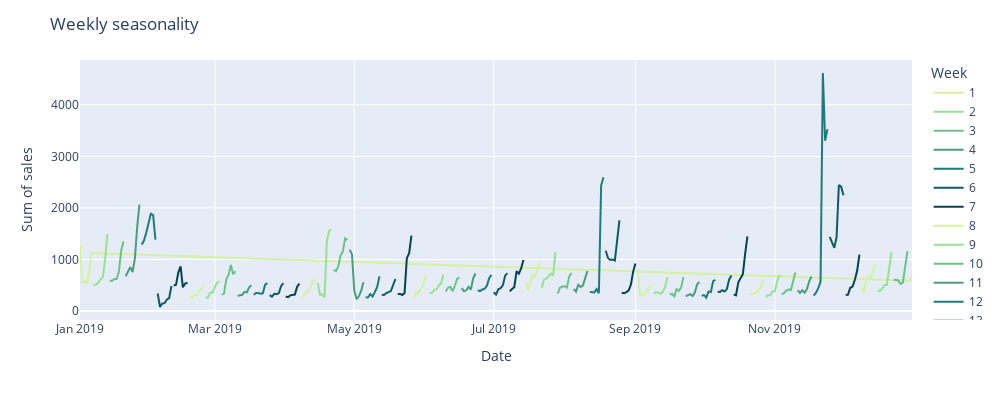

Notebook code cell kept with this figure:
### Markdown cell above
### Seasonality

### Code cell
ts = ts_company.loc['2019']
fig = px.line(ts,
              color=ts.index.isocalendar().week,
              width=1000, height=400,
              color_discrete_sequence=px.colors.sequential.Emrld
              )

fig.update_layout(title_text='Weekly seasonality',
                  legend_title_text='Week')
fig.update_xaxes(title='Date')
fig.update_yaxes(title='Sum of sales')

fig.show()

### Figure 1 — Plotly figure (JSON) as saved in the notebook; plotly's stock layout.template omitted (floating-point values rounded to 4 significant figures)
{"data": [{"hovertemplate": "color=1<br>variable=sales<br>date=%{x}<br>value=%{y}<extra></extra>", "legendgroup": "1", "line": {"color": "rgb(211, 242, 163)", "dash": "solid"}, "marker": {"symbol": "circle"}, "mode": "lines", "name": "1", "orientation": "v", "showlegend": true, "type": "scatter", "x": ["2019-01-01T00:00:00", "2019-01-02T00:00:00", "2019-01-03T00:00:00", "2019-01-04T00:00:00", "2019-01-05T00:00:00", "2019-01-06T00:00:00", "2019-12-30T00:00:00", "2019-12-31T00:00:00"], "xaxis": "x", "y": [1284.0, 554.6, 581.0, 521.8, 755.8, 1124.0, 585.4, 671.4], "yaxis": "y"}, {"hovertemplate": "color=2<br>variable=sales<br>date=%{x}<br>value=%{y}<extra></extra>", "legendgroup": "2", "line": {"color": "rgb(151, 225, 150)", "dash": "solid"}, "marker": {"symbol": "circle"}, "mode": "lines", "name": "2", "orientation": "v", "showlegend": true, "type": "scatter", "x": ["2019-01-07T00:00:00", "2019-01-08T00:00:00", "2019-01-09T00:00:00", "2019-01-10T00:00:00", "2019-01-11T00:00:00", "2019-01-12T00:00:00", "2019-01-13T00:00:00"], "xaxis": "x", "y": [491.1, 513.0, 553.5, 619.9, 654.0, 1008.0, 1495.0], "yaxis": "y"}, {"hovertemplate": "color=3<br>variable=sales<br>date=%{x}<br>value=%{y}<extra></extra>", "legendgroup": "3", "line": {"color": "rgb(108, 192, 139)", "dash": "solid"}, "marker": {"symbol": "circle"}, "mode": "lines", "name": "3", "orientation": "v", "showlegend": true, "type": "scatter", "x": ["2019-01-14T00:00:00", "2019-01-15T00:00:00", "2019-01-16T00:00:00", "2019-01-17T00:00:00", "2019-01-18T00:00:00", "2019-01-19T00:00:00", "2019-01-20T00:00:00"], "xaxis": "x", "y": [587.1, 585.3, 622.9, 622.4, 760.9, 1164.0, 1349.0], "yaxis": "y"}, {"hovertemplate": "color=4<br>variable=sales<br>date=%{x}<br>value=%{y}<extra></extra>", "legendgroup": "4", "line": {"color": "rgb(76, 155, 130)", "dash": "solid"}, "marker": {"symbol": "circle"}, "mode": "lines", "name": "4", "orientation": "v", "showlegend": true, "type": "scatter", "x": ["2019-01-21T00:00:00", "2019-01-22T00:00:00", "2019-01-23T00:00:00", "2019-01-24T00:00:00", "2019-01-25T00:00:00", "2019-01-26T00:00:00", "2019-01-27T00:00:00"], "xaxis": "x", "y": [674.6, 756.8, 852.9, 755.1, 1016.0, 1617.0, 2067.0], "yaxis": "y"}, {"hovertemplate": "color=5<br>variable=sales<br>date=%{x}<br>value=%{y}<extra></extra>", "legendgroup": "5", "line": {"color": "rgb(33, 122, 121)", "dash": "solid"}, "marker": {"symbol": "circle"}, "mode": "lines", "name": "5", "orientation": "v", "showlegend": true, "type": "scatter", "x": ["2019-01-28T00:00:00", "2019-01-29T00:00:00", "2019-01-30T00:00:00", "2019-01-31T00:00:00", "2019-02-01T00:00:00", "2019-02-02T00:00:00", "2019-02-03T00:00:00"], "xaxis": "x", "y": [1292.0, 1366.0, 1524.0, 1728.0, 1886.0, 1859.0, 1384.0], "yaxis": "y"}, {"hovertemplate": "color=6<br>variable=sales<br>date=%{x}<br>value=%{y}<extra></extra>", "legendgroup": "6", "line": {"color": "rgb(16, 89, 101)", "dash": "solid"}, "marker": {"symbol": "circle"}, "mode": "lines", "name": "6", "orientation": "v", "showlegend": true, "type": "scatter", "x": ["2019-02-04T00:00:00", "2019-02-05T00:00:00", "2019-02-06T00:00:00", "2019-02-07T00:00:00", "2019-02-08T00:00:00", "2019-02-09T00:00:00", "2019-02-10T00:00:00"], "xaxis": "x", "y": [339.4, 78.2, 145.5, 151.8, 225.6, 247.6, 485.0], "yaxis": "y"}, {"hovertemplate": "color=7<br>variable=sales<br>date=%{x}<br>value=%{y}<extra></extra>", "legendgroup": "7", "line": {"color": "rgb(7, 64, 80)", "dash": "solid"}, "marker": {"symbol": "circle"}, "mode": "lines", "name": "7", "orientation": "v", "showlegend": true, "type": "scatter", "x": ["2019-02-11T00:00:00", "2019-02-12T00:00:00", "2019-02-13T00:00:00", "2019-02-14T00:00:00", "2019-02-15T00:00:00", "2019-02-16T00:00:00", "2019-02-17T00:00:00"], "xaxis": "x", "y": [492.5, 508.7, 745.4, 864.9, 459.8, 533.8, 549.0], "yaxis": "y"}, {"hovertemplate": "color=8<br>variable=sales<br>date=%{x}<br>value=%{y}<extra></extra>", "legendgroup": "8", "line": {"color": "rgb(211, 242, 163)", "dash": "solid"}, "marker": {"symbol": "circle"}, "mode": "lines", "name": "8", "orientation": "v", "showlegend": true, "type": "scatter", "x": ["2019-02-18T00:00:00", "2019-02-19T00:00:00", "2019-02-20T00:00:00", "2019-02-21T00:00:00", "2019-02-22T00:00:00", "2019-02-23T00:00:00", "2019-02-24T00:00:00"], "xaxis": "x", "y": [287.4, 260.3, 323.8, 299.2, 378.5, 423.8, 474.8], "yaxis": "y"}, {"hovertemplate": "color=9<br>variable=sales<br>date=%{x}<br>value=%{y}<extra></extra>", "legendgroup": "9", "line": {"color": "rgb(151, 225, 150)", "dash": "solid"}, "marker": {"symbol": "circle"}, "mode": "lines", "name": "9", "orientation": "v", "showlegend": true, "type": "scatter", "x": ["2019-02-25T00:00:00", "2019-02-26T00:00:00", "2019-02-27T00:00:00", "2019-02-28T00:00:00", "2019-03-01T00:00:00", "2019-03-02T00:00:00", "2019-03-03T00:00:00"], "xaxis": "x", "y": [255.1, 266.4, 360.2, 355.6, 468.6, 550.2, 577.0], "yaxis": "y"}, {"hovertemplate": "color=10<br>variable=sales<br>date=%{x}<br>value=%{y}<extra></extra>", "legendgroup": "10", "line": {"color": "rgb(108, 192, 139)", "dash": "solid"}, "marker": {"symbol": "circle"}, "mode": "lines", "name": "10", "orientation": "v", "showlegend": true, "type": "scatter", "x": ["2019-03-04T00:00:00", "2019-03-05T00:00:00", "2019-03-06T00:00:00", "2019-03-07T00:00:00", "2019-03-08T00:00:00", "2019-03-09T00:00:00", "2019-03-10T00:00:00"], "xaxis": "x", "y": [318.5, 337.9, 613.4, 699.5, 894.9, 715.5, 771.6], "yaxis": "y"}, {"hovertemplate": "color=11<br>variable=sales<br>date=%{x}<br>value=%{y}<extra></extra>", "legendgroup": "11", "line": {"color": "rgb(76, 155, 130)", "dash": "solid"}, "marker": {"symbol": "circle"}, "mode": "lines", "name": "11", "orientation": "v", "showlegend": true, "type": "scatter", "x": ["2019-03-11T00:00:00", "2019-03-12T00:00:00", "2019-03-13T00:00:00", "2019-03-14T00:00:00", "2019-03-15T00:00:00", "2019-03-16T00:00:00", "2019-03-17T00:00:00"], "xaxis": "x", "y": [293.6, 298.1, 316.1, 371.3, 361.3, 461.6, 502.1], "yaxis": "y"}, {"hovertemplate": "color=12<br>variable=sales<br>date=%{x}<br>value=%{y}<extra></extra>", "legendgroup": "12", "line": {"color": "rgb(33, 122, 121)", "dash": "solid"}, "marker": {"symbol": "circle"}, "mode": "lines", "name": "12", "orientation": "v", "showlegend": true, "type": "scatter", "x": ["2019-03-18T00:00:00", "2019-03-19T00:00:00", "2019-03-20T00:00:00", "2019-03-21T00:00:00", "2019-03-22T00:00:00", "2019-03-23T00:00:00", "2019-03-24T00:00:00"], "xaxis": "x", "y": [315.0, 349.4, 350.8, 336.0, 343.7, 510.7, 543.9], "yaxis": "y"}, {"hovertemplate": "color=13<br>variable=sales<br>date=%{x}<br>value=%{y}<extra></extra>", "legendgroup": "13", "line": {"color": "rgb(16, 89, 101)", "dash": "solid"}, "marker": {"symbol": "circle"}, "mode": "lines", "name": "13", "orientation": "v", "showlegend": true, "type": "scatter", "x": ["2019-03-25T00:00:00", "2019-03-26T00:00:00", "2019-03-27T00:00:00", "2019-03-28T00:00:00", "2019-03-29T00:00:00", "2019-03-30T00:00:00", "2019-03-31T00:00:00"], "xaxis": "x", "y": [308.9, 277.4, 333.4, 328.2, 349.2, 487.2, 539.8], "yaxis": "y"}, {"hovertemplate": "color=14<br>variable=sales<br>date=%{x}<br>value=%{y}<extra></extra>", "legendgroup": "14", "line": {"color": "rgb(7, 64, 80)", "dash": "solid"}, "marker": {"symbol": "circle"}, "mode": "lines", "name": "14", "orientation": "v", "showlegend": true, "type": "scatter", "x": ["2019-04-01T00:00:00", "2019-04-02T00:00:00", "2019-04-03T00:00:00", "2019-04-04T00:00:00", "2019-04-05T00:00:00", "2019-04-06T00:00:00", "2019-04-07T00:00:00"], "xaxis": "x", "y": [280.8, 267.8, 304.1, 304.9, 319.8, 471.2, 530.6], "yaxis": "y"}, {"hovertemplate": "color=15<br>variable=sales<br>date=%{x}<br>value=%{y}<extra></extra>", "legendgroup": "15", "line": {"color": "rgb(211, 242, 163)", "dash": "solid"}, "marker": {"symbol": "circle"}, "mode": "lines", "name": "15", "orientation": "v", "showlegend": true, "type": "scatter", "x": ["2019-04-08T00:00:00", "2019-04-09T00:00:00", "2019-04-10T00:00:00", "2019-04-11T00:00:00", "2019-04-12T00:00:00", "2019-04-13T00:00:00", "2019-04-14T00:00:00"], "xaxis": "x", "y": [267.3, 293.9, 363.7, 384.3, 464.4, 583.9, 607.9], "yaxis": "y"}, {"hovertemplate": "color=16<br>variable=sales<br>date=%{x}<br>value=%{y}<extra></extra>", "legendgroup": "16", "line": {"color": "rgb(151, 225, 150)", "dash": "solid"}, "marker": {"symbol": "circle"}, "mode": "lines", "name": "16", "orientation": "v", "showlegend": true, "type": "scatter", "x": ["2019-04-15T00:00:00", "2019-04-16T00:00:00", "2019-04-17T00:00:00", "2019-04-18T00:00:00", "2019-04-19T00:00:00", "2019-04-20T00:00:00", "2019-04-21T00:00:00"], "xaxis": "x", "y": [546.1, 315.9, 325.4, 266.2, 1356.0, 1559.0, 1581.0], "yaxis": "y"}, {"hovertemplate": "color=17<br>variable=sales<br>date=%{x}<br>value=%{y}<extra></extra>", "legendgroup": "17", "line": {"color": "rgb(108, 192, 139)", "dash": "solid"}, "marker": {"symbol": "circle"}, "mode": "lines", "name": "17", "orientation": "v", "showlegend": true, "type": "scatter", "x": ["2019-04-22T00:00:00", "2019-04-23T00:00:00", "2019-04-24T00:00:00", "2019-04-25T00:00:00", "2019-04-26T00:00:00", "2019-04-27T00:00:00", "2019-04-28T00:00:00"], "xaxis": "x", "y": [796.5, 773.2, 865.3, 1081.0, 1158.0, 1410.0, 1377.0], "yaxis": "y"}, {"hovertemplate": "color=18<br>variable=sales<br>date=%{x}<br>value=%{y}<extra></extra>", "legendgroup": "18", "line": {"color": "rgb(76, 155, 130)", "dash": "solid"}, "marker": {"symbol": "circle"}, "mode": "lines", "name": "18", "orientation": "v", "showlegend": true, "type": "scatter", "x": ["2019-04-29T00:00:00", "2019-04-30T00:00:00", "2019-05-01T00:00:00", "2019-05-02T00:00:00", "2019-05-03T00:00:00", "2019-05-04T00:00:00", "2019-05-05T00:00:00"], "xaxis": "x", "y": [1192.0, 1099.0, 395.5, 231.0, 285.2, 389.6, 557.2], "yaxis": "y"}, {"hovertemplate": "color=19<br>variable=sales<br>date=%{x}<br>value=%{y}<extra></extra>", "legendgroup": "19", "line": {"color": "rgb(33, 122, 121)", "dash": "solid"}, "marker": {"symbol": "circle"}, "mode": "lines", "name": "19", "orientation": "v", "showlegend": true, "type": "scatter", "x": ["2019-05-06T00:00:00", "2019-05-07T00:00:00", "2019-05-08T00:00:00", "2019-05-09T00:00:00", "2019-05-10T00:00:00", "2019-05-11T00:00:00", "2019-05-12T00:00:00"], "xaxis": "x", "y": [261.1, 267.3, 327.4, 281.1, 368.3, 461.3, 672.5], "yaxis": "y"}, {"hovertemplate": "color=20<br>variable=sales<br>date=%{x}<br>value=%{y}<extra></extra>", "legendgroup": "20", "line": {"color": "rgb(16, 89, 101)", "dash": "solid"}, "marker": {"symbol": "circle"}, "mode": "lines", "name": "20", "orientation": "v", "showlegend": true, "type": "scatter", "x": ["2019-05-13T00:00:00", "2019-05-14T00:00:00", "2019-05-15T00:00:00", "2019-05-16T00:00:00", "2019-05-17T00:00:00", "2019-05-18T00:00:00", "2019-05-19T00:00:00"], "xaxis": "x", "y": [315.2, 312.6, 349.8, 364.1, 386.8, 504.5, 621.5], "yaxis": "y"}, {"hovertemplate": "color=21<br>variable=sales<br>date=%{x}<br>value=%{y}<extra></extra>", "legendgroup": "21", "line": {"color": "rgb(7, 64, 80)", "dash": "solid"}, "marker": {"symbol": "circle"}, "mode": "lines", "name": "21", "orientation": "v", "showlegend": true, "type": "scatter", "x": ["2019-05-20T00:00:00", "2019-05-21T00:00:00", "2019-05-22T00:00:00", "2019-05-23T00:00:00", "2019-05-24T00:00:00", "2019-05-25T00:00:00", "2019-05-26T00:00:00"], "xaxis": "x", "y": [331.2, 332.2, 310.9, 347.9, 1028.0, 1120.0, 1463.0], "yaxis": "y"}, {"hovertemplate": "color=22<br>variable=sales<br>date=%{x}<br>value=%{y}<extra></extra>", "legendgroup": "22", "line": {"color": "rgb(211, 242, 163)", "dash": "solid"}, "marker": {"symbol": "circle"}, "mode": "lines", "name": "22", "orientation": "v", "showlegend": true, "type": "scatter", "x": ["2019-05-27T00:00:00", "2019-05-28T00:00:00", "2019-05-29T00:00:00", "2019-05-30T00:00:00", "2019-05-31T00:00:00", "2019-06-01T00:00:00", "2019-06-02T00:00:00"], "xaxis": "x", "y": [244.2, 363.6, 331.0, 446.7, 472.2, 649.7, 650.1], "yaxis": "y"}, {"hovertemplate": "color=23<br>variable=sales<br>date=%{x}<br>value=%{y}<extra></extra>", "legendgroup": "23", "line": {"color": "rgb(151, 225, 150)", "dash": "solid"}, "marker": {"symbol": "circle"}, "mode": "lines", "name": "23", "orientation": "v", "showlegend": true, "type": "scatter", "x": ["2019-06-03T00:00:00", "2019-06-04T00:00:00", "2019-06-05T00:00:00", "2019-06-06T00:00:00", "2019-06-07T00:00:00", "2019-06-08T00:00:00", "2019-06-09T00:00:00"], "xaxis": "x", "y": [349.3, 355.1, 404.9, 421.8, 492.7, 539.6, 705.1], "yaxis": "y"}, {"hovertemplate": "color=24<br>variable=sales<br>date=%{x}<br>value=%{y}<extra></extra>", "legendgroup": "24", "line": {"color": "rgb(108, 192, 139)", "dash": "solid"}, "marker": {"symbol": "circle"}, "mode": "lines", "name": "24", "orientation": "v", "showlegend": true, "type": "scatter", "x": ["2019-06-10T00:00:00", "2019-06-11T00:00:00", "2019-06-12T00:00:00", "2019-06-13T00:00:00", "2019-06-14T00:00:00", "2019-06-15T00:00:00", "2019-06-16T00:00:00"], "xaxis": "x", "y": [378.9, 453.2, 472.3, 383.6, 490.0, 622.1, 653.5], "yaxis": "y"}, {"hovertemplate": "color=25<br>variable=sales<br>date=%{x}<br>value=%{y}<extra></extra>", "legendgroup": "25", "line": {"color": "rgb(76, 155, 130)", "dash": "solid"}, "marker": {"symbol": "circle"}, "mode": "lines", "name": "25", "orientation": "v", "showlegend": true, "type": "scatter", "x": ["2019-06-17T00:00:00", "2019-06-18T00:00:00", "2019-06-19T00:00:00", "2019-06-20T00:00:00", "2019-06-21T00:00:00", "2019-06-22T00:00:00", "2019-06-23T00:00:00"], "xaxis": "x", "y": [445.3, 383.5, 402.1, 468.5, 417.8, 630.4, 728.3], "yaxis": "y"}, {"hovertemplate": "color=26<br>variable=sales<br>date=%{x}<br>value=%{y}<extra></extra>", "legendgroup": "26", "line": {"color": "rgb(33, 122, 121)", "dash": "solid"}, "marker": {"symbol": "circle"}, "mode": "lines", "name": "26", "orientation": "v", "showlegend": true, "type": "scatter", "x": ["2019-06-24T00:00:00", "2019-06-25T00:00:00", "2019-06-26T00:00:00", "2019-06-27T00:00:00", "2019-06-28T00:00:00", "2019-06-29T00:00:00", "2019-06-30T00:00:00"], "xaxis": "x", "y": [401.8, 386.9, 417.1, 430.2, 490.7, 638.8, 700.3], "yaxis": "y"}, {"hovertemplate": "color=27<br>variable=sales<br>date=%{x}<br>value=%{y}<extra></extra>", "legendgroup": "27", "line": {"color": "rgb(16, 89, 101)", "dash": "solid"}, "marker": {"symbol": "circle"}, "mode": "lines", "name": "27", "orientation": "v", "showlegend": true, "type": "scatter", "x": ["2019-07-01T00:00:00", "2019-07-02T00:00:00", "2019-07-03T00:00:00", "2019-07-04T00:00:00", "2019-07-05T00:00:00", "2019-07-06T00:00:00", "2019-07-07T00:00:00"], "xaxis": "x", "y": [363.2, 319.8, 422.8, 444.0, 497.4, 686.9, 735.8], "yaxis": "y"}, {"hovertemplate": "color=28<br>variable=sales<br>date=%{x}<br>value=%{y}<extra></extra>", "legendgroup": "28", "line": {"color": "rgb(7, 64, 80)", "dash": "solid"}, "marker": {"symbol": "circle"}, "mode": "lines", "name": "28", "orientation": "v", "showlegend": true, "type": "scatter", "x": ["2019-07-08T00:00:00", "2019-07-09T00:00:00", "2019-07-10T00:00:00", "2019-07-11T00:00:00", "2019-07-12T00:00:00", "2019-07-13T00:00:00", "2019-07-14T00:00:00"], "xaxis": "x", "y": [385.4, 425.1, 465.0, 772.4, 724.6, 826.5, 990.9], "yaxis": "y"}, {"hovertemplate": "color=29<br>variable=sales<br>date=%{x}<br>value=%{y}<extra></extra>", "legendgroup": "29", "line": {"color": "rgb(211, 242, 163)", "dash": "solid"}, "marker": {"symbol": "circle"}, "mode": "lines", "name": "29", "orientation": "v", "showlegend": true, "type": "scatter", "x": ["2019-07-15T00:00:00", "2019-07-16T00:00:00", "2019-07-17T00:00:00", "2019-07-18T00:00:00", "2019-07-19T00:00:00", "2019-07-20T00:00:00", "2019-07-21T00:00:00"], "xaxis": "x", "y": [557.8, 415.3, 540.7, 724.3, 649.7, 786.8, 938.1], "yaxis": "y"}, {"hovertemplate": "color=30<br>variable=sales<br>date=%{x}<br>value=%{y}<extra></extra>", "legendgroup": "30", "line": {"color": "rgb(151, 225, 150)", "dash": "solid"}, "marker": {"symbol": "circle"}, "mode": "lines", "name": "30", "orientation": "v", "showlegend": true, "type": "scatter", "x": ["2019-07-22T00:00:00", "2019-07-23T00:00:00", "2019-07-24T00:00:00", "2019-07-25T00:00:00", "2019-07-26T00:00:00", "2019-07-27T00:00:00", "2019-07-28T00:00:00"], "xaxis": "x", "y": [453.2, 613.3, 629.8, 678.1, 730.1, 685.9, 1143.0], "yaxis": "y"}, {"hovertemplate": "color=31<br>variable=sales<br>date=%{x}<br>value=%{y}<extra></extra>", "legendgroup": "31", "line": {"color": "rgb(108, 192, 139)", "dash": "solid"}, "marker": {"symbol": "circle"}, "mode": "lines", "name": "31", "orientation": "v", "showlegend": true, "type": "scatter", "x": ["2019-07-29T00:00:00", "2019-07-30T00:00:00", "2019-07-31T00:00:00", "2019-08-01T00:00:00", "2019-08-02T00:00:00", "2019-08-03T00:00:00", "2019-08-04T00:00:00"], "xaxis": "x", "y": [339.1, 452.4, 475.3, 481.1, 453.6, 663.6, 737.7], "yaxis": "y"}, {"hovertemplate": "color=32<br>variable=sales<br>date=%{x}<br>value=%{y}<extra></extra>", "legendgroup": "32", "line": {"color": "rgb(76, 155, 130)", "dash": "solid"}, "marker": {"symbol": "circle"}, "mode": "lines", "name": "32", "orientation": "v", "showlegend": true, "type": "scatter", "x": ["2019-08-05T00:00:00", "2019-08-06T00:00:00", "2019-08-07T00:00:00", "2019-08-08T00:00:00", "2019-08-09T00:00:00", "2019-08-10T00:00:00", "2019-08-11T00:00:00"], "xaxis": "x", "y": [427.0, 377.5, 510.6, 468.1, 493.2, 658.0, 777.2], "yaxis": "y"}, {"hovertemplate": "color=33<br>variable=sales<br>date=%{x}<br>value=%{y}<extra></extra>", "legendgroup": "33", "line": {"color": "rgb(33, 122, 121)", "dash": "solid"}, "marker": {"symbol": "circle"}, "mode": "lines", "name": "33", "orientation": "v", "showlegend": true, "type": "scatter", "x": ["2019-08-12T00:00:00", "2019-08-13T00:00:00", "2019-08-14T00:00:00", "2019-08-15T00:00:00", "2019-08-16T00:00:00", "2019-08-17T00:00:00", "2019-08-18T00:00:00"], "xaxis": "x", "y": [371.8, 373.2, 361.5, 425.5, 343.6, 2434.0, 2596.0], "yaxis": "y"}, {"hovertemplate": "color=34<br>variable=sales<br>date=%{x}<br>value=%{y}<extra></extra>", "legendgroup": "34", "line": {"color": "rgb(16, 89, 101)", "dash": "solid"}, "marker": {"symbol": "circle"}, "mode": "lines", "name": "34", "orientation": "v", "showlegend": true, "type": "scatter", "x": ["2019-08-19T00:00:00", "2019-08-20T00:00:00", "2019-08-21T00:00:00", "2019-08-22T00:00:00", "2019-08-23T00:00:00", "2019-08-24T00:00:00", "2019-08-25T00:00:00"], "xaxis": "x", "y": [1169.0, 1029.0, 991.1, 998.5, 980.6, 1418.0, 1758.0], "yaxis": "y"}, {"hovertemplate": "color=35<br>variable=sales<br>date=%{x}<br>value=%{y}<extra></extra>", "legendgroup": "35", "line": {"color": "rgb(7, 64, 80)", "dash": "solid"}, "marker": {"symbol": "circle"}, "mode": "lines", "name": "35", "orientation": "v", "showlegend": true, "type": "scatter", "x": ["2019-08-26T00:00:00", "2019-08-27T00:00:00", "2019-08-28T00:00:00", "2019-08-29T00:00:00", "2019-08-30T00:00:00", "2019-08-31T00:00:00", "2019-09-01T00:00:00"], "xaxis": "x", "y": [354.3, 344.5, 368.6, 395.3, 508.4, 760.2, 922.3], "yaxis": "y"}, {"hovertemplate": "color=36<br>variable=sales<br>date=%{x}<br>value=%{y}<extra></extra>", "legendgroup": "36", "line": {"color": "rgb(211, 242, 163)", "dash": "solid"}, "marker": {"symbol": "circle"}, "mode": "lines", "name": "36", "orientation": "v", "showlegend": true, "type": "scatter", "x": ["2019-09-02T00:00:00", "2019-09-03T00:00:00", "2019-09-04T00:00:00", "2019-09-05T00:00:00", "2019-09-06T00:00:00", "2019-09-07T00:00:00", "2019-09-08T00:00:00"], "xaxis": "x", "y": [820.3, 296.0, 307.0, 333.0, 371.5, 467.9, 478.3], "yaxis": "y"}, {"hovertemplate": "color=37<br>variable=sales<br>date=%{x}<br>value=%{y}<extra></extra>", "legendgroup": "37", "line": {"color": "rgb(151, 225, 150)", "dash": "solid"}, "marker": {"symbol": "circle"}, "mode": "lines", "name": "37", "orientation": "v", "showlegend": true, "type": "scatter", "x": ["2019-09-09T00:00:00", "2019-09-10T00:00:00", "2019-09-11T00:00:00", "2019-09-12T00:00:00", "2019-09-13T00:00:00", "2019-09-14T00:00:00", "2019-09-15T00:00:00"], "xaxis": "x", "y": [334.6, 366.4, 357.4, 331.9, 374.0, 462.9, 658.2], "yaxis": "y"}, {"hovertemplate": "color=38<br>variable=sales<br>date=%{x}<br>value=%{y}<extra></extra>", "legendgroup": "38", "line": {"color": "rgb(108, 192, 139)", "dash": "solid"}, "marker": {"symbol": "circle"}, "mode": "lines", "name": "38", "orientation": "v", "showlegend": true, "type": "scatter", "x": ["2019-09-16T00:00:00", "2019-09-17T00:00:00", "2019-09-18T00:00:00", "2019-09-19T00:00:00", "2019-09-20T00:00:00", "2019-09-21T00:00:00", "2019-09-22T00:00:00"], "xaxis": "x", "y": [323.5, 331.7, 285.7, 423.0, 390.3, 454.3, 657.0], "yaxis": "y"}, {"hovertemplate": "color=39<br>variable=sales<br>date=%{x}<br>value=%{y}<extra></extra>", "legendgroup": "39", "line": {"color": "rgb(76, 155, 130)", "dash": "solid"}, "marker": {"symbol": "circle"}, "mode": "lines", "name": "39", "orientation": "v", "showlegend": true, "type": "scatter", "x": ["2019-09-23T00:00:00", "2019-09-24T00:00:00", "2019-09-25T00:00:00", "2019-09-26T00:00:00", "2019-09-27T00:00:00", "2019-09-28T00:00:00", "2019-09-29T00:00:00"], "xaxis": "x", "y": [287.2, 315.2, 326.3, 290.2, 358.2, 518.0, 563.2], "yaxis": "y"}, {"hovertemplate": "color=40<br>variable=sales<br>date=%{x}<br>value=%{y}<extra></extra>", "legendgroup": "40", "line": {"color": "rgb(33, 122, 121)", "dash": "solid"}, "marker": {"symbol": "circle"}, "mode": "lines", "name": "40", "orientation": "v", "showlegend": true, "type": "scatter", "x": ["2019-09-30T00:00:00", "2019-10-01T00:00:00", "2019-10-02T00:00:00", "2019-10-03T00:00:00", "2019-10-04T00:00:00", "2019-10-05T00:00:00", "2019-10-06T00:00:00"], "xaxis": "x", "y": [293.3, 309.5, 261.7, 380.6, 367.3, 580.8, 605.8], "yaxis": "y"}, {"hovertemplate": "color=41<br>variable=sales<br>date=%{x}<br>value=%{y}<extra></extra>", "legendgroup": "41", "line": {"color": "rgb(16, 89, 101)", "dash": "solid"}, "marker": {"symbol": "circle"}, "mode": "lines", "name": "41", "orientation": "v", "showlegend": true, "type": "scatter", "x": ["2019-10-07T00:00:00", "2019-10-08T00:00:00", "2019-10-09T00:00:00", "2019-10-10T00:00:00", "2019-10-11T00:00:00", "2019-10-12T00:00:00", "2019-10-13T00:00:00"], "xaxis": "x", "y": [374.7, 371.1, 405.5, 377.3, 425.9, 612.1, 689.8], "yaxis": "y"}, {"hovertemplate": "color=42<br>variable=sales<br>date=%{x}<br>value=%{y}<extra></extra>", "legendgroup": "42", "line": {"color": "rgb(7, 64, 80)", "dash": "solid"}, "marker": {"symbol": "circle"}, "mode": "lines", "name": "42", "orientation": "v", "showlegend": true, "type": "scatter", "x": ["2019-10-14T00:00:00", "2019-10-15T00:00:00", "2019-10-16T00:00:00", "2019-10-17T00:00:00", "2019-10-18T00:00:00", "2019-10-19T00:00:00", "2019-10-20T00:00:00"], "xaxis": "x", "y": [323.9, 303.3, 556.8, 641.8, 713.6, 1111.0, 1446.0], "yaxis": "y"}, {"hovertemplate": "color=43<br>variable=sales<br>date=%{x}<br>value=%{y}<extra></extra>", "legendgroup": "43", "line": {"color": "rgb(211, 242, 163)", "dash": "solid"}, "marker": {"symbol": "circle"}, "mode": "lines", "name": "43", "orientation": "v", "showlegend": true, "type": "scatter", "x": ["2019-10-21T00:00:00", "2019-10-22T00:00:00", "2019-10-23T00:00:00", "2019-10-24T00:00:00", "2019-10-25T00:00:00", "2019-10-26T00:00:00", "2019-10-27T00:00:00"], "xaxis": "x", "y": [322.7, 337.5, 336.9, 358.4, 412.2, 476.0, 614.6], "yaxis": "y"}, {"hovertemplate": "color=44<br>variable=sales<br>date=%{x}<br>value=%{y}<extra></extra>", "legendgroup": "44", "line": {"color": "rgb(151, 225, 150)", "dash": "solid"}, "marker": {"symbol": "circle"}, "mode": "lines", "name": "44", "orientation": "v", "showlegend": true, "type": "scatter", "x": ["2019-10-28T00:00:00", "2019-10-29T00:00:00", "2019-10-30T00:00:00", "2019-10-31T00:00:00", "2019-11-01T00:00:00", "2019-11-02T00:00:00", "2019-11-03T00:00:00"], "xaxis": "x", "y": [275.8, 306.3, 305.9, 384.8, 383.3, 579.0, 699.0], "yaxis": "y"}, {"hovertemplate": "color=45<br>variable=sales<br>date=%{x}<br>value=%{y}<extra></extra>", "legendgroup": "45", "line": {"color": "rgb(108, 192, 139)", "dash": "solid"}, "marker": {"symbol": "circle"}, "mode": "lines", "name": "45", "orientation": "v", "showlegend": true, "type": "scatter", "x": ["2019-11-04T00:00:00", "2019-11-05T00:00:00", "2019-11-06T00:00:00", "2019-11-07T00:00:00", "2019-11-08T00:00:00", "2019-11-09T00:00:00", "2019-11-10T00:00:00"], "xaxis": "x", "y": [326.3, 345.5, 394.7, 416.3, 407.7, 585.2, 748.6], "yaxis": "y"}, {"hovertemplate": "color=46<br>variable=sales<br>date=%{x}<br>value=%{y}<extra></extra>", "legendgroup": "46", "line": {"color": "rgb(76, 155, 130)", "dash": "solid"}, "marker": {"symbol": "circle"}, "mode": "lines", "name": "46", "orientation": "v", "showlegend": true, "type": "scatter", "x": ["2019-11-11T00:00:00", "2019-11-12T00:00:00", "2019-11-13T00:00:00", "2019-11-14T00:00:00", "2019-11-15T00:00:00", "2019-11-16T00:00:00", "2019-11-17T00:00:00"], "xaxis": "x", "y": [406.8, 350.0, 404.0, 355.6, 421.6, 572.8, 669.3], "yaxis": "y"}, {"hovertemplate": "color=47<br>variable=sales<br>date=%{x}<br>value=%{y}<extra></extra>", "legendgroup": "47", "line": {"color": "rgb(33, 122, 121)", "dash": "solid"}, "marker": {"symbol": "circle"}, "mode": "lines", "name": "47", "orientation": "v", "showlegend": true, "type": "scatter", "x": ["2019-11-18T00:00:00", "2019-11-19T00:00:00", "2019-11-20T00:00:00", "2019-11-21T00:00:00", "2019-11-22T00:00:00", "2019-11-23T00:00:00", "2019-11-24T00:00:00"], "xaxis": "x", "y": [297.6, 357.4, 442.6, 570.3, 4617.0, 3306.0, 3526.0], "yaxis": "y"}, {"hovertemplate": "color=48<br>variable=sales<br>date=%{x}<br>value=%{y}<extra></extra>", "legendgroup": "48", "line": {"color": "rgb(16, 89, 101)", "dash": "solid"}, "marker": {"symbol": "circle"}, "mode": "lines", "name": "48", "orientation": "v", "showlegend": true, "type": "scatter", "x": ["2019-11-25T00:00:00", "2019-11-26T00:00:00", "2019-11-27T00:00:00", "2019-11-28T00:00:00", "2019-11-29T00:00:00", "2019-11-30T00:00:00", "2019-12-01T00:00:00"], "xaxis": "x", "y": [1437.0, 1322.0, 1227.0, 1432.0, 2442.0, 2412.0, 2247.0], "yaxis": "y"}, {"hovertemplate": "color=49<br>variable=sales<br>date=%{x}<br>value=%{y}<extra></extra>", "legendgroup": "49", "line": {"color": "rgb(7, 64, 80)", "dash": "solid"}, "marker": {"symbol": "circle"}, "mode": "lines", "name": "49", "orientation": "v", "showlegend": true, "type": "scatter", "x": ["2019-12-02T00:00:00", "2019-12-03T00:00:00", "2019-12-04T00:00:00", "2019-12-05T00:00:00", "2019-12-06T00:00:00", "2019-12-07T00:00:00", "2019-12-08T00:00:00"], "xaxis": "x", "y": [308.5, 317.3, 451.5, 475.6, 607.3, 781.1, 1095.0], "yaxis": "y"}, {"hovertemplate": "color=50<br>variable=sales<br>date=%{x}<br>value=%{y}<extra></extra>", "legendgroup": "50", "line": {"color": "rgb(211, 242, 163)", "dash": "solid"}, "marker": {"symbol": "circle"}, "mode": "lines", "name": "50", "orientation": "v", "showlegend": true, "type": "scatter", "x": ["2019-12-09T00:00:00", "2019-12-10T00:00:00", "2019-12-11T00:00:00", "2019-12-12T00:00:00", "2019-12-13T00:00:00", "2019-12-14T00:00:00", "2019-12-15T00:00:00"], "xaxis": "x", "y": [470.6, 362.0, 599.3, 670.6, 649.6, 795.4, 909.0], "yaxis": "y"}, {"hovertemplate": "color=51<br>variable=sales<br>date=%{x}<br>value=%{y}<extra></extra>", "legendgroup": "51", "line": {"color": "rgb(151, 225, 150)", "dash": "solid"}, "marker": {"symbol": "circle"}, "mode": "lines", "name": "51", "orientation": "v", "showlegend": true, "type": "scatter", "x": ["2019-12-16T00:00:00", "2019-12-17T00:00:00", "2019-12-18T00:00:00", "2019-12-19T00:00:00", "2019-12-20T00:00:00", "2019-12-21T00:00:00", "2019-12-22T00:00:00"], "xaxis": "x", "y": [399.4, 389.2, 439.8, 504.4, 506.0, 830.1, 1138.0], "yaxis": "y"}, {"hovertemplate": "color=52<br>variable=sales<br>date=%{x}<br>value=%{y}<extra></extra>", "legendgroup": "52", "line": {"color": "rgb(108, 192, 139)", "dash": "solid"}, "marker": {"symbol": "circle"}, "mode": "lines", "name": "52", "orientation": "v", "showlegend": true, "type": "scatter", "x": ["2019-12-23T00:00:00", "2019-12-24T00:00:00", "2019-12-25T00:00:00", "2019-12-26T00:00:00", "2019-12-27T00:00:00", "2019-12-28T00:00:00", "2019-12-29T00:00:00"], "xaxis": "x", "y": [600.0, 605.5, 593.8, 525.8, 550.5, 863.8, 1164.0], "yaxis": "y"}], "layout": {"height": 400, "legend": {"title": {"text": "Week"}, "tracegroupgap": 0}, "margin": {"t": 60}, "title": {"text": "Weekly seasonality"}, "width": 1000, "xaxis": {"anchor": "y", "domain": [0, 1], "title": {"text": "Date"}}, "yaxis": {"anchor": "x", "domain": [0, 1], "title": {"text": "Sum of sales"}}}}
